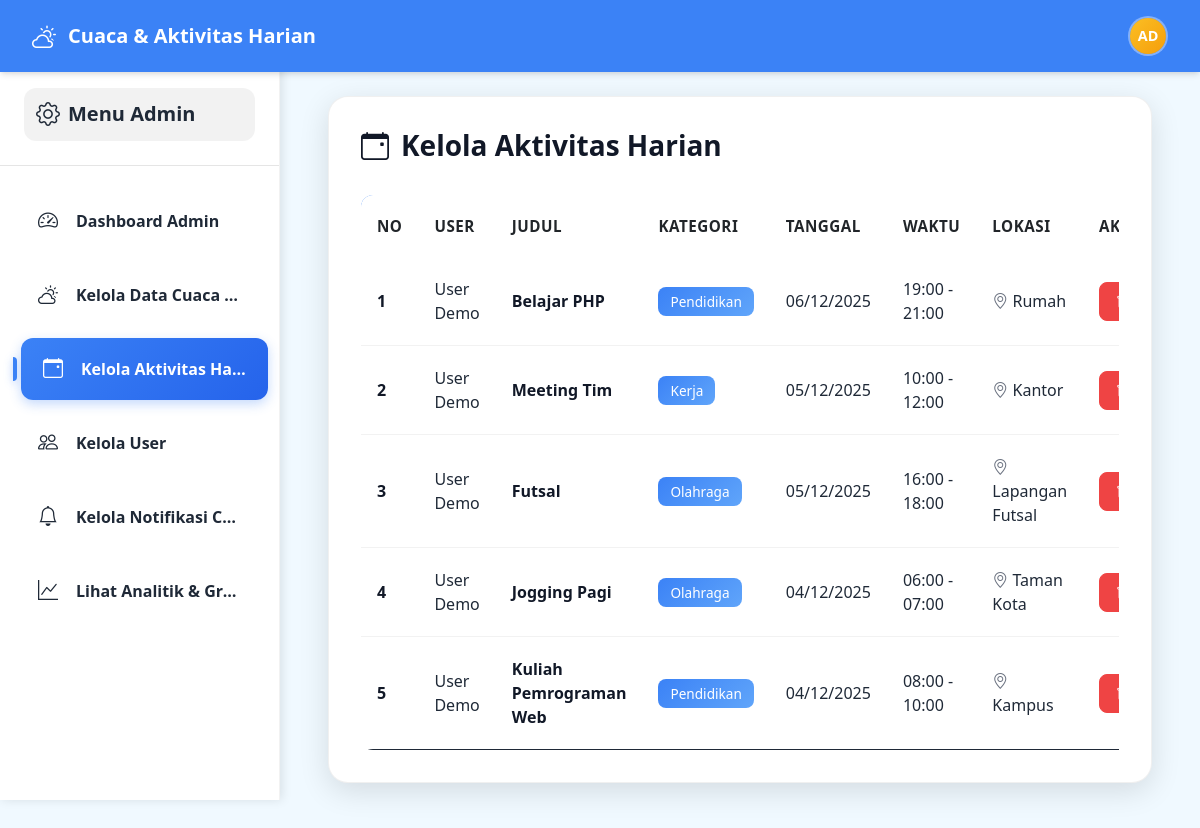
Page /admin/activities.php (signed in) on the committed database.
### tables this page shows
CREATE TABLE `activities` (
  `id` int NOT NULL,
  `user_id` int NOT NULL,
  `title` varchar(255) NOT NULL,
  `description` text,
  `category` varchar(100) NOT NULL,
  `activity_date` date NOT NULL,
  `start_time` time DEFAULT NULL,
  `end_time` time DEFAULT NULL,
  `location` varchar(255) DEFAULT NULL,
  `created_at` timestamp NULL DEFAULT CURRENT_TIMESTAMP,
  `updated_at` timestamp NULL DEFAULT CURRENT_TIMESTAMP ON UPDATE CURRENT_TIMESTAMP
);

CREATE TABLE `users` (
  `id` int NOT NULL,
  `name` varchar(255) NOT NULL,
  `email` varchar(255) NOT NULL,
  `password` varchar(255) DEFAULT NULL,
  `role` enum('admin','user') DEFAULT 'user',
  `google_id` varchar(255) DEFAULT NULL,
  `avatar` varchar(500) DEFAULT NULL,
  `created_at` timestamp NULL DEFAULT CURRENT_TIMESTAMP,
  `updated_at` timestamp NULL DEFAULT CURRENT_TIMESTAMP ON UPDATE CURRENT_TIMESTAMP
);

### config/config.php (called while the page is built, shortened)
<?php
function base_url($path = '') {
    return APP_URL . '/' . ltrim($path, '/');
}

### app/Models/Activity.php (called while the page is built, shortened)
<?php
require_once __DIR__ . '/../../config/config.php';
class Activity {
    private $conn;
    private $table = 'activities';
    public function __construct($db) {
        $this->conn = $db;
    }
    public function read($user_id = null, $date = null) {
        if ($user_id && !isAdmin()) {
            $query = "SELECT a.*, u.name as user_name
                      FROM " . $this->table . " a
                      LEFT JOIN users u ON a.user_id = u.id
                      WHERE a.user_id = :user_id";
            $params = [':user_id' => $user_id];
            if ($date) {
                $query .= " AND DATE(a.activity_date) = :date";
                $params[':date'] = $date;
            }
            $query .= " ORDER BY a.activity_date DESC, a.start_time ASC";
        } else {
            $query = "SELECT a.*, u.name as user_name
                      FROM " . $this->table . " a
                      LEFT JOIN users u ON a.user_id = u.id";
            if ($date) {
                $query .= " WHERE DATE(a.activity_date) = :date";
                $params = [':date' => $date];
            } else {
                $params = [];
            }
            $query .= " ORDER BY a.activity_date DESC, a.start_time ASC";
        }
        $stmt = $this->conn->prepare($query);
        $stmt->execute();
        return $stmt->fetchAll();
    }
}

### admin/activities.php (the view, shortened to what this page needs)
<?php
require_once __DIR__ . '/../config/config.php';
require_once __DIR__ . '/../app/Models/Activity.php';
$activityModel = new Activity($db);
$activities = $activityModel->read();
include '../includes/header.php';
?>
<link rel="stylesheet" href="<?php echo base_url('admin/includes/admin-layout.css'); ?>">
<?php include 'includes/admin-sidebar.php'; ?>
<div class="container-fluid">
    <div class="row">
        <main class="admin-main-content">
            <div class="admin-content-card">
                <h2>
                    <i class="bi bi-calendar-event"></i>
                    Kelola Aktivitas Harian
                </h2>
                <div class="table-responsive">
                    <table class="table table-hover">
                        <thead>
                            <tr>
                                <th>No</th>
                                <th>User</th>
                                <th>Judul</th>
                                <th>Kategori</th>
                                <th>Tanggal</th>
                                <th>Waktu</th>
                                <th>Lokasi</th>
                                <th>Aksi</th>
                            </tr>
                        </thead>
                        <tbody>
                            <?php if (empty($activities)): ?>
                            <tr>
                                <td colspan="8" class="text-center">
                                    <div class="empty-state">
                                        <i class="bi bi-inbox"></i>
                                        <p>Tidak ada aktivitas</p>
                                    </div>
                                </td>
                            </tr>
                            <?php else: ?>
                                <?php
                                $no = 1;
                                foreach ($activities as $act):
                                ?>
                                <tr>
                                    <td><strong style="color: #111827;"><?php echo $no++; ?></strong></td>
                                    <td style="color: #1f2937; font-weight: 500;"><?php echo htmlspecialchars($act['user_name'] ?? 'N/A'); ?></td>
                                    <td><strong style="color: #111827;"><?php echo htmlspecialchars($act['title']); ?></strong></td>
                                    <td>
                                        <span class="badge bg-primary" style="background: linear-gradient(135deg, #3b82f6 0%, #60a5fa 100%);">
                                            <?php echo htmlspecialchars(ucfirst($act['category'])); ?>
                                        </span>
                                    </td>
                                    <td style="color: #1f2937; font-weight: 500;"><?php echo date('d/m/Y', strtotime($act['activity_date'])); ?></td>
                                    <td style="color: #1f2937; font-weight: 500;">
                                        <?php if ($act['start_time'] && $act['end_time']): ?>
                                            <?php echo date('H:i', strtotime($act['start_time'])); ?> - <?php echo date('H:i', strtotime($act['end_time'])); ?>
                                        <?php else: ?>
                                            <span style="color: #6b7280;">-</span>
                                        <?php endif; ?>
                                    </td>
                                    <td style="color: #1f2937; font-weight: 500;">
                                        <?php if (!empty($act['location'])): ?>
                                            <i class="bi bi-geo-alt" style="color: #6b7280;"></i> <?php echo htmlspecialchars($act['location']); ?>
                                        <?php else: ?>
                                            <span style="color: #6b7280;">-</span>
                                        <?php endif; ?>
                                    </td>
                                    <td>
                                        <a href="<?php echo base_url('admin/activity-delete.php?id=' . $act['id']); ?>"
                                           class="btn btn-sm btn-danger"
                                           onclick="return confirm('Apakah Anda yakin ingin menghapus aktivitas ini?')">
                                            <i class="bi bi-trash"></i> Hapus
                                        </a>
                                    </td>
                                </tr>
                                <?php endforeach; ?>
                            <?php endif; ?>
                        </tbody>
                    </table>
                </div>
            </div>
        </main>
    </div>
</div>
<?php include '../includes/footer.php'; ?>

### includes/header.php (shortened to what this page needs)
<!DOCTYPE html>
<html lang="id">
<head>
    <link href="https://cdn.jsdelivr.net/npm/bootstrap@5.3.0/dist/css/bootstrap.min.css" rel="stylesheet">
    <link rel="stylesheet" href="https://cdn.jsdelivr.net/npm/bootstrap-icons@1.11.0/font/bootstrap-icons.css">
    <link rel="stylesheet" href="<?php echo base_url('assets/css/style.css'); ?>">
</head>
<body>
    <nav class="navbar-modern">
        <div class="navbar-content">
            <a class="navbar-brand-modern" href="<?php echo base_url('dashboard.php'); ?>">
                <i class="bi bi-cloud-sun"></i>
                <span><?php echo APP_NAME; ?></span>
            </a>
            <?php if (isset($_SESSION['user_id'])): ?>
            <div class="navbar-actions">
                <a href="<?php echo base_url('profile.php'); ?>" class="navbar-avatar-btn" title="Profile">
                    <?php
                    $avatar_url = null;
                    ?>
                    <?php if ($avatar_url): ?>
                        <img src="<?php echo htmlspecialchars($avatar_url); ?>" alt="Avatar" class="navbar-avatar-img">
                    <?php else: ?>
                        <div class="navbar-avatar-placeholder">
                            <?php echo strtoupper(substr($_SESSION['user_name'] ?? 'U', 0, 2)); ?>
                        </div>
                    <?php endif; ?>
                </a>
            </div>
            <?php endif; ?>
        </div>
    </nav>

### admin/includes/admin-sidebar.php (shortened to what this page needs)
<?php
$current_page = basename($_SERVER['PHP_SELF']);
$active_menu = [
    'index.php' => 'dashboard',
    'weather.php' => 'weather',
    'activities.php' => 'activities',
    'users.php' => 'users',
    'notifications.php' => 'notifications',
    'notification-form.php' => 'notifications',
    'analytics.php' => 'analytics'
];
$active_item = $active_menu[$current_page] ?? '';
?>
<aside class="admin-sidebar-desktop d-none d-md-block">
    <div class="admin-sidebar-desktop-header">
        <h3>
            <i class="bi bi-gear"></i>
            Menu Admin
        </h3>
    </div>
    <nav class="admin-sidebar-desktop-nav">
        <a href="<?php echo base_url('admin/index.php'); ?>" class="admin-sidebar-desktop-item <?php echo $active_item === 'dashboard' ? 'active' : ''; ?>">
            <i class="bi bi-speedometer2"></i>
            <span>Dashboard Admin</span>
        </a>
        <a href="<?php echo base_url('admin/weather.php'); ?>" class="admin-sidebar-desktop-item <?php echo $active_item === 'weather' ? 'active' : ''; ?>">
            <i class="bi bi-cloud-sun"></i>
            <span>Kelola Data Cuaca & Lokasi</span>
        </a>
        <a href="<?php echo base_url('admin/activities.php'); ?>" class="admin-sidebar-desktop-item <?php echo $active_item === 'activities' ? 'active' : ''; ?>">
            <i class="bi bi-calendar-event"></i>
            <span>Kelola Aktivitas Harian</span>
        </a>
        <a href="<?php echo base_url('admin/users.php'); ?>" class="admin-sidebar-desktop-item <?php echo $active_item === 'users' ? 'active' : ''; ?>">
            <i class="bi bi-people"></i>
            <span>Kelola User</span>
        </a>
        <a href="<?php echo base_url('admin/notifications.php'); ?>" class="admin-sidebar-desktop-item <?php echo $active_item === 'notifications' ? 'active' : ''; ?>">
            <i class="bi bi-bell"></i>
            <span>Kelola Notifikasi Cuaca</span>
        </a>
        <a href="<?php echo base_url('analytics.php'); ?>" class="admin-sidebar-desktop-item <?php echo $active_item === 'analytics' ? 'active' : ''; ?>">
            <i class="bi bi-graph-up"></i>
            <span>Lihat Analitik & Grafik</span>
        </a>
    </nav>
</aside>

### includes/footer.php (shortened to what this page needs)
</body>
</html>

### assets/css/style.css (style rules this page uses)
.navbar-modern { background: var(--primary-color); color: white; padding: 1rem 2rem; box-shadow: var(--shadow); position: fixed; top: 0; left: 0; right: 0; width: 100%; z-index: 1000; }
.navbar-content { display: flex; align-items: center; justify-content: space-between; }
.navbar-brand-modern { display: flex; align-items: center; gap: 0.75rem; color: white; text-decoration: none; font-size: 1.25rem; font-weight: 600; transition: all 0.3s; }
.navbar-brand-modern i { font-size: 1.5rem; }
.navbar-actions { display: flex; align-items: center; gap: 0.5rem; }
.navbar-avatar-btn { display: flex; align-items: center; justify-content: center; width: 40px; height: 40px; border-radius: 50%; overflow: hidden; text-decoration: none; transition: all 0.3s; border: 2px solid rgba(255, 255, 255, 0.3); background: rgba(255, 255, 255, 0.1); }
.navbar-avatar-placeholder { width: 100%; height: 100%; display: flex; align-items: center; justify-content: center; background: linear-gradient(135deg, #fbbf24 0%, #f59e0b 100%); color: white; font-weight: 600; font-size: 0.9rem; text-transform: uppercase; }
:root { --primary-color: #3b82f6; --secondary-color: #60a5fa; --bg-color: #f0f9ff; --card-bg: #ffffff; --text-color: #1f2937; --text-muted: #6b7280; --border-radius: 16px; --shadow: 0 4px 6px -1px rgba(0, 0, 0, 0.1), 0 2px 4px -1px rgba(0, 0, 0, 0.06); --shadow-lg: 0 10px 15px -3px rgba(0, 0, 0, 0.1), 0 4px 6px -2px rgba(0, 0, 0, 0.05); }
html { overflow-x: hidden; width: 100%; max-width: 100vw; }
html, body { overflow-x: hidden !important; width: 100% !important; max-width: 100vw !important; }
* { box-sizing: border-box; }
body { font-family: 'Segoe UI', Tahoma, Geneva, Verdana, sans-serif; background: var(--bg-color); margin: 0; padding: 0; overflow-x: hidden; width: 100%; max-width: 100vw; }
@media (min-width: 1024px) and (max-width: 1399px) { .table th { font-weight: 600; text-transform: uppercase; font-size: 0.85rem; letter-spacing: 0.5px; } }

### admin/activities.php (style rules this page uses)
.admin-main-content { margin-top: 56px !important; padding-top: 2.5rem !important; }
.admin-content-card { border-radius: 20px; padding: 2.5rem; box-shadow: 0 8px 30px rgba(0, 0, 0, 0.12); border: 1px solid rgba(0, 0, 0, 0.06); transition: all 0.3s ease; }
.admin-content-card h2 { font-size: 1.75rem; font-weight: 700; color: #111827; margin-bottom: 2rem; display: flex; align-items: center; gap: 0.75rem; }
.table { background: var(--card-bg); border-radius: 12px; overflow: hidden; margin-bottom: 0; }
.table thead { background: linear-gradient(135deg, #3b82f6 0%, #60a5fa 100%); color: white; }
.table thead th { border: none; padding: 1.25rem 1rem; font-weight: 600; font-size: 0.95rem; text-transform: uppercase; letter-spacing: 0.5px; }
.table tbody tr { transition: all 0.3s ease; border-bottom: 1px solid rgba(0, 0, 0, 0.05); }
.table tbody tr:last-child { border-bottom: none; }
.table tbody td { padding: 1.25rem 1rem; vertical-align: middle; color: #1f2937; font-weight: 500; }
.badge { padding: 0.5rem 0.75rem; border-radius: 8px; font-weight: 500; font-size: 0.85rem; }
.btn-sm { padding: 0.5rem 1rem; border-radius: 8px; font-weight: 500; transition: all 0.3s ease; display: inline-flex; align-items: center; gap: 0.5rem; }
.btn-danger { background: #ef4444; border-color: #ef4444; color: white; }
@media (min-width: 1024px) and (max-width: 1399px) { .admin-main-content { padding-left: 2rem !important; padding-right: 2rem !important; } }
@media (min-width: 1024px) and (max-width: 1399px) { .admin-content-card { padding: 2rem; } }
@media (min-width: 1200px) { .admin-main-content { padding-left: 3rem !important; padding-right: 3rem !important; } }

### rows in the picture
activities: user.name "User Demo", title "Belajar PHP", category "Pendidikan", activity_date "06/12/2025", start_time "19:00", end_time "21:00", location "Rumah"
activities: user.name "User Demo", title "Meeting Tim", category "Kerja", activity_date "05/12/2025", start_time "10:00", end_time "12:00", location "Kantor"
activities: user.name "User Demo", title "Futsal", category "Olahraga", activity_date "05/12/2025", start_time "16:00", end_time "18:00", location "Lapangan Futsal"
activities: user.name "User Demo", title "Jogging Pagi", category "Olahraga", activity_date "04/12/2025", start_time "06:00", end_time "07:00", location "Taman Kota"
activities: user.name "User Demo", title "Kuliah Pemrograman Web", category "Pendidikan", activity_date "04/12/2025", start_time "08:00", end_time "10:00", location "Kampus"

### other values in the picture
APP_NAME "Cuaca & Aktivitas Harian"
substr($_SESSION['user_name'] ?? 'U', 0, 2) "AD"
